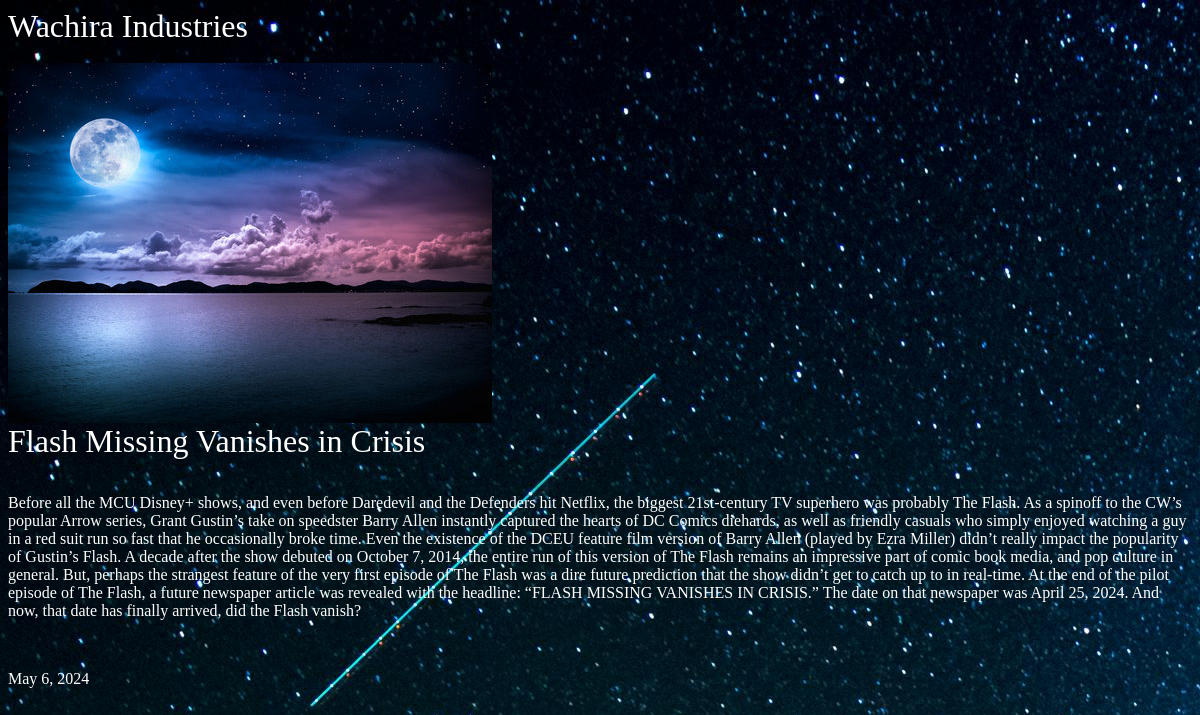
/app1/articles/flash-missing-vanishes-in-crisis/, run on the app's committed database.
### app1/models.py (models this page shows, shortened)
class Article(models.Model):
    title = models.CharField(max_length=70)
    body = models.TextField()
    date_published = models.DateField(auto_now_add=True)
    slug = models.SlugField(unique=True)  # Add a slug field
    thumb = models.ImageField(default='default.jpg',blank=True)

### app1/views.py (the view)
# urls.py: path('articles/<slug:slug>/', views.article_detail, name='article_detail'),
def article_detail(request, slug):
    article = Article.objects.get(slug=slug)
    return render(request,'articles/article_detail.html',{'art':article})

### app1/templates/articles/article_detail.html
{% extends 'base_layout.html'  %}
{% block content %}
    <div class="article-detail">
        <div class="article">
        <img src="{{art.thumb.url}}"  >
        <h1>{{art.title}}</h1>
        <br>
        <p>{{art.body}}</p>
        <br>
        <p>{{art.date_published}}</p>
        </div>
    </div>
{% endblock content %}

### assets/style.css (style rules this page uses)
body { background-color: #0f121f; background-image: url('stars.jpg'); background-repeat: no-repeat; color: #fff; }
body * { font-family: Ubuntu; }
h1,h2,h3,h4,h5 { font-weight: normal; margin: 0; }

### data on the page
Article: thumb (placeholder picture), title "Flash Missing Vanishes in Crisis", body "Before all the MCU Disney+ shows, and even before Daredevil and the Defenders hit Netflix, the biggest 21st-century TV superhero was probably The Flash. As a spinoff to the CW’s popular Arrow series, Grant Gustin’s take on speedster Barry Allen instantly captured the hearts of DC Comics diehards, as well as friendly casuals who simply enjoyed watching a guy in a red suit run so fast that he occasionally broke time. Even the existence of the DCEU feature film version of Barry Allen (played by Ezra Miller) didn’t really impact the popularity of Gustin’s Flash. A decade after the show debuted on October 7, 2014, the entire run of this version of The Flash remains an impressive part of comic…", date_published "May 6, 2024"
